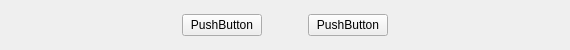
<?xml version="1.0" encoding="UTF-8"?>
<ui version="4.0">
 <class>ButtonGroup</class>
 <widget class="QWidget" name="ButtonGroup">
  <property name="geometry">
   <rect>
    <x>0</x>
    <y>0</y>
    <width>570</width>
    <height>50</height>
   </rect>
  </property>
  <property name="windowTitle">
   <string>Form</string>
  </property>
  <layout class="QHBoxLayout" name="horizontalLayout">
   <property name="spacing">
    <number>0</number>
   </property>
   <property name="leftMargin">
    <number>0</number>
   </property>
   <property name="topMargin">
    <number>0</number>
   </property>
   <property name="rightMargin">
    <number>0</number>
   </property>
   <property name="bottomMargin">
    <number>0</number>
   </property>
   <item>
    <widget class="QStackedWidget" name="stackedWidget">
     <property name="currentIndex">
      <number>2</number>
     </property>
     <widget class="QWidget" name="startPage">
      <layout class="QHBoxLayout" name="horizontalLayout_2">
       <item>
        <spacer name="horizontalSpacer">
         <property name="orientation">
          <enum>Qt::Horizontal</enum>
         </property>
         <property name="sizeHint" stdset="0">
          <size>
           <width>218</width>
           <height>20</height>
          </size>
         </property>
        </spacer>
       </item>
       <item>
        <widget class="MyButton" name="start">
         <property name="text">
          <string>PushButton</string>
         </property>
        </widget>
       </item>
       <item>
        <spacer name="horizontalSpacer_2">
         <property name="orientation">
          <enum>Qt::Horizontal</enum>
         </property>
         <property name="sizeHint" stdset="0">
          <size>
           <width>217</width>
           <height>20</height>
          </size>
         </property>
        </spacer>
       </item>
      </layout>
     </widget>
     <widget class="QWidget" name="playCardPage">
      <layout class="QHBoxLayout" name="horizontalLayout_3">
       <item>
        <spacer name="horizontalSpacer_3">
         <property name="orientation">
          <enum>Qt::Horizontal</enum>
         </property>
         <property name="sizeHint" stdset="0">
          <size>
           <width>218</width>
           <height>20</height>
          </size>
         </property>
        </spacer>
       </item>
       <item>
        <widget class="MyButton" name="playCard">
         <property name="text">
          <string>PushButton</string>
         </property>
        </widget>
       </item>
       <item>
        <spacer name="horizontalSpacer_4">
         <property name="orientation">
          <enum>Qt::Horizontal</enum>
         </property>
         <property name="sizeHint" stdset="0">
          <size>
           <width>217</width>
           <height>20</height>
          </size>
         </property>
        </spacer>
       </item>
      </layout>
     </widget>
     <widget class="QWidget" name="PassOrPlayPage">
      <layout class="QHBoxLayout" name="horizontalLayout_4">
       <item>
        <spacer name="horizontalSpacer_5">
         <property name="orientation">
          <enum>Qt::Horizontal</enum>
         </property>
         <property name="sizeHint" stdset="0">
          <size>
           <width>143</width>
           <height>20</height>
          </size>
         </property>
        </spacer>
       </item>
       <item>
        <widget class="MyButton" name="pass">
         <property name="text">
          <string>PushButton</string>
         </property>
        </widget>
       </item>
       <item>
        <spacer name="horizontalSpacer_7">
         <property name="orientation">
          <enum>Qt::Horizontal</enum>
         </property>
         <property name="sizeType">
          <enum>QSizePolicy::Fixed</enum>
         </property>
         <property name="sizeHint" stdset="0">
          <size>
           <width>40</width>
           <height>15</height>
          </size>
         </property>
        </spacer>
       </item>
       <item>
        <widget class="MyButton" name="playCard1">
         <property name="text">
          <string>PushButton</string>
         </property>
        </widget>
       </item>
       <item>
        <spacer name="horizontalSpacer_6">
         <property name="orientation">
          <enum>Qt::Horizontal</enum>
         </property>
         <property name="sizeHint" stdset="0">
          <size>
           <width>142</width>
           <height>20</height>
          </size>
         </property>
        </spacer>
       </item>
      </layout>
     </widget>
     <widget class="QWidget" name="callLordPage">
      <layout class="QHBoxLayout" name="horizontalLayout_5">
       <item>
        <spacer name="horizontalSpacer_8">
         <property name="orientation">
          <enum>Qt::Horizontal</enum>
         </property>
         <property name="sizeHint" stdset="0">
          <size>
           <width>0</width>
           <height>20</height>
          </size>
         </property>
        </spacer>
       </item>
       <item>
        <widget class="MyButton" name="giveup">
         <property name="text">
          <string>PushButton</string>
         </property>
        </widget>
       </item>
       <item>
        <spacer name="horizontalSpacer_10">
         <property name="orientation">
          <enum>Qt::Horizontal</enum>
         </property>
         <property name="sizeType">
          <enum>QSizePolicy::Fixed</enum>
         </property>
         <property name="sizeHint" stdset="0">
          <size>
           <width>40</width>
           <height>10</height>
          </size>
         </property>
        </spacer>
       </item>
       <item>
        <widget class="MyButton" name="oneScore">
         <property name="text">
          <string>PushButton</string>
         </property>
        </widget>
       </item>
       <item>
        <spacer name="horizontalSpacer_11">
         <property name="orientation">
          <enum>Qt::Horizontal</enum>
         </property>
         <property name="sizeType">
          <enum>QSizePolicy::Fixed</enum>
         </property>
         <property name="sizeHint" stdset="0">
          <size>
           <width>40</width>
           <height>10</height>
          </size>
         </property>
        </spacer>
       </item>
       <item>
        <widget class="MyButton" name="twoScore">
         <property name="text">
          <string>PushButton</string>
         </property>
        </widget>
       </item>
       <item>
        <spacer name="horizontalSpacer_12">
         <property name="orientation">
          <enum>Qt::Horizontal</enum>
         </property>
         <property name="sizeType">
          <enum>QSizePolicy::Fixed</enum>
         </property>
         <property name="sizeHint" stdset="0">
          <size>
           <width>40</width>
           <height>10</height>
          </size>
         </property>
        </spacer>
       </item>
       <item>
        <widget class="MyButton" name="threeScore">
         <property name="text">
          <string>PushButton</string>
         </property>
        </widget>
       </item>
       <item>
        <spacer name="horizontalSpacer_9">
         <property name="orientation">
          <enum>Qt::Horizontal</enum>
         </property>
         <property name="sizeHint" stdset="0">
          <size>
           <width>0</width>
           <height>20</height>
          </size>
         </property>
        </spacer>
       </item>
      </layout>
     </widget>
     <widget class="QWidget" name="nullPage"/>
    </widget>
   </item>
  </layout>
 </widget>
 <customwidgets>
  <customwidget>
   <class>MyButton</class>
   <extends>QPushButton</extends>
   <header>mybutton.h</header>
  </customwidget>
 </customwidgets>
 <resources/>
 <connections/>
</ui>
